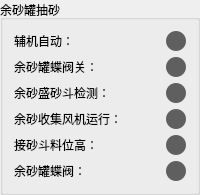
            <widget class="QGroupBox" name="groupBox_4">
             <property name="title">
              <string>余砂罐抽砂</string>
             </property>
             <layout class="QGridLayout" name="gridLayout_2">
              <item row="4" column="0">
               <widget class="QLabel" name="label_72">
                <property name="text">
                 <string>接砂斗料位高：</string>
                </property>
               </widget>
              </item>
              <item row="4" column="1">
               <widget class="QLabel" name="label_297">
                <property name="minimumSize">
                 <size>
                  <width>20</width>
                  <height>20</height>
                 </size>
                </property>
                <property name="maximumSize">
                 <size>
                  <width>20</width>
                  <height>20</height>
                 </size>
                </property>
                <property name="styleSheet">
                 <string notr="true">border-radius: 10px;
background-color: rgb(95, 95, 95);</string>
                </property>
                <property name="text">
                 <string/>
                </property>
               </widget>
              </item>
              <item row="3" column="0">
               <widget class="QLabel" name="label_69">
                <property name="text">
                 <string>余砂收集风机运行：</string>
                </property>
               </widget>
              </item>
              <item row="5" column="1">
               <widget class="QLabel" name="label_298">
                <property name="minimumSize">
                 <size>
                  <width>20</width>
                  <height>20</height>
                 </size>
                </property>
                <property name="maximumSize">
                 <size>
                  <width>20</width>
                  <height>20</height>
                 </size>
                </property>
                <property name="styleSheet">
                 <string notr="true">border-radius: 10px;
background-color: rgb(95, 95, 95);</string>
                </property>
                <property name="text">
                 <string/>
                </property>
               </widget>
              </item>
              <item row="1" column="1">
               <widget class="QLabel" name="label_295">
                <property name="minimumSize">
                 <size>
                  <width>20</width>
                  <height>20</height>
                 </size>
                </property>
                <property name="maximumSize">
                 <size>
                  <width>20</width>
                  <height>20</height>
                 </size>
                </property>
                <property name="styleSheet">
                 <string notr="true">border-radius: 10px;
background-color: rgb(95, 95, 95);</string>
                </property>
                <property name="text">
                 <string/>
                </property>
               </widget>
              </item>
              <item row="2" column="0">
               <widget class="QLabel" name="label_68">
                <property name="text">
                 <string>余砂盛砂斗检测：</string>
                </property>
               </widget>
              </item>
              <item row="0" column="1">
               <widget class="QLabel" name="label_294">
                <property name="minimumSize">
                 <size>
                  <width>20</width>
                  <height>20</height>
                 </size>
                </property>
                <property name="maximumSize">
                 <size>
                  <width>20</width>
                  <height>20</height>
                 </size>
                </property>
                <property name="styleSheet">
                 <string notr="true">border-radius: 10px;
background-color: rgb(95, 95, 95);</string>
                </property>
                <property name="text">
                 <string/>
                </property>
               </widget>
              </item>
              <item row="1" column="0">
               <widget class="QLabel" name="label_65">
                <property name="text">
                 <string>余砂罐蝶阀关：</string>
                </property>
               </widget>
              </item>
              <item row="5" column="0">
               <widget class="QLabel" name="label_73">
                <property name="text">
                 <string>余砂罐蝶阀：</string>
                </property>
               </widget>
              </item>
              <item row="0" column="0">
               <widget class="QLabel" name="label_42">
                <property name="text">
                 <string>辅机自动：</string>
                </property>
               </widget>
              </item>
              <item row="2" column="1">
               <widget class="QLabel" name="label_296">
                <property name="minimumSize">
                 <size>
                  <width>20</width>
                  <height>20</height>
                 </size>
                </property>
                <property name="maximumSize">
                 <size>
                  <width>20</width>
                  <height>20</height>
                 </size>
                </property>
                <property name="styleSheet">
                 <string notr="true">border-radius: 10px;
background-color: rgb(95, 95, 95);</string>
                </property>
                <property name="text">
                 <string/>
                </property>
               </widget>
              </item>
              <item row="3" column="1">
               <widget class="QLabel" name="label_317">
                <property name="minimumSize">
                 <size>
                  <width>20</width>
                  <height>20</height>
                 </size>
                </property>
                <property name="maximumSize">
                 <size>
                  <width>20</width>
                  <height>20</height>
                 </size>
                </property>
                <property name="styleSheet">
                 <string notr="true">border-radius: 10px;
background-color: rgb(95, 95, 95);</string>
                </property>
                <property name="text">
                 <string/>
                </property>
               </widget>
              </item>
             </layout>
            </widget>
